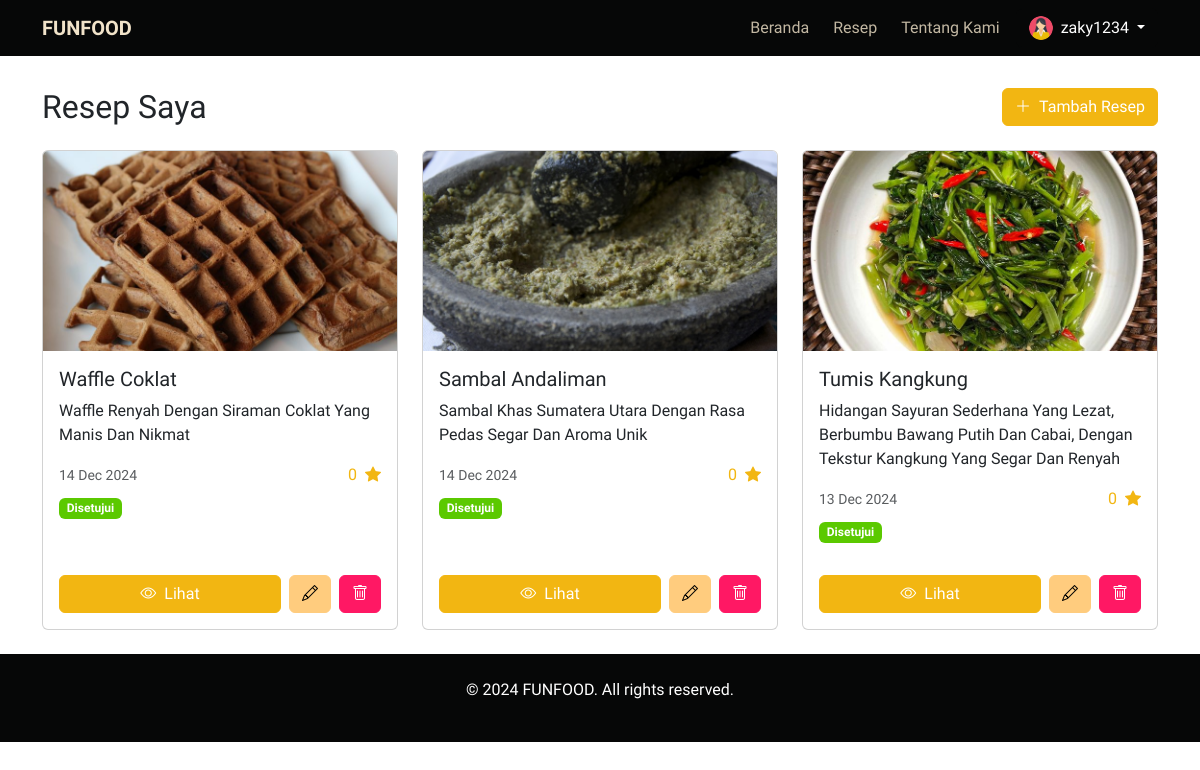
The app's page /recipes/my/ (signed in) with its own data.
### funfood_app/models.py (models this page shows, shortened)
class CustomUser(AbstractUser):
    nickname = models.CharField(max_length=20)
    phone_number = models.CharField(max_length=20, blank=True, null=True)
    profile_image = models.ImageField(upload_to='profile/', blank=True, null=True)

class Recipe(models.Model):
    user = models.ForeignKey(CustomUser, on_delete=models.CASCADE, related_name='recipes')
    title = models.CharField(max_length=100)
    description = models.TextField()
    ingredients = models.TextField(help_text='Separate each ingredient with a newline.')
    steps = models.TextField(help_text='Separate each step with a newline.')
    image = models.ImageField(upload_to='recipe/', blank=True, null=True)
    category = models.ForeignKey('Category', on_delete=models.CASCADE, related_name='recipes')
    is_approved = models.BooleanField(default=False)
    created_at = models.DateTimeField(auto_now_add=True)
    def get_avg_rating(self):
        reviews = self.reviews.all()
        if reviews.exists():
            total_rating = sum(review.rating for review in reviews)
            return round(total_rating / reviews.count(), 2)
        return 0

### funfood_app/views.py (the view)
# urls.py: path('recipes/my/', views.MyRecipesView.as_view(), name='my_recipes'),
class MyRecipesView(LoginRequiredMixin, ListView):
    model = Recipe
    template_name = 'user/my_recipes.html'
    context_object_name = 'recipes'
    def get_queryset(self):
        return Recipe.objects.filter(user=self.request.user).order_by('-created_at')
    def get_context_data(self, **kwargs):
        context = super().get_context_data(**kwargs)
        context['categories'] = Category.objects.all()
        context['form'] = RecipeForm()
        return context

### templates/user/my_recipes.html (shortened to what this page needs)
{% extends '../base.html' %}
{% load static %}
{% block content %}
<div class="container py-4">
  <div class="d-flex justify-content-between align-items-center mb-4">
    <h2 class="mb-0">Resep Saya</h2>
    <button class="btn btn-primary" data-bs-toggle="modal" data-bs-target="#addRecipeModal">
      <i class="bi bi-plus-lg me-2"></i>Tambah Resep
    </button>
  </div>
  {% if recipes %}
  <div class="row g-4">
    {% for recipe in recipes %}
    <div class="col-md-4">
      <div class="card h-100">
        <img src="{{ recipe.image.url }}" class="card-img-top" alt="{{ recipe.title }}" style="height: 200px; object-fit: cover">
        <div class="card-body">
          <h5 class="card-title text-capitalize">{{ recipe.title }}</h5>
          <p class="card-text text-capitalize">{{ recipe.description|truncatewords:20 }}</p>
          <div class="d-flex justify-content-between align-items-center">
            <small class="text-muted">{{ recipe.created_at|date:"d M Y" }}</small>
            <div class="text-primary">
              <span class="me-1">{{ recipe.get_avg_rating }}</span>
              <i class="bi bi-star-fill"></i>
            </div>
          </div>
          <div class="mt-2">
            {% if recipe.is_approved %}
            <span class="badge bg-success">Disetujui</span>
            {% else %}
            <span class="badge bg-warning text-dark">Menunggu Persetujuan</span>
            {% endif %}
          </div>
        </div>
        <div class="card-footer bg-transparent border-0 p-3">
          <div class="d-flex gap-2">
            <a href="{% url 'recipe_detail' recipe.pk %}" class="btn btn-primary flex-grow-1">
              <i class="bi bi-eye me-2"></i>Lihat
            </a>
            <button class="btn btn-warning" data-bs-toggle="modal" data-bs-target="#editRecipeModal{{ recipe.pk }}">
              <i class="bi bi-pencil"></i>
            </button>
            <button type="button" class="btn btn-danger" data-bs-toggle="modal" data-bs-target="#deleteModal{{ recipe.pk }}">
              <i class="bi bi-trash"></i>
            </button>
          </div>
        </div>
      </div>
    </div>
    {% endfor %}
  </div>
  {% endif %}
</div>
{% endblock %}

### templates/components/navbar.html (shortened to what this page needs)
<nav class="fixed-top navbar navbar-expand-lg navbar-dark bg-dark">
  <div class="container">
    <a class="navbar-brand fw-bolder" href="{% url 'home' %}">FUNFOOD</a>
    <div class="collapse navbar-collapse" id="navbarNav">
      <ul class="navbar-nav ms-auto gap-2">
        <li class="nav-item">
          <a class="nav-link {% if request.resolver_match.url_name == 'home' %}active{% endif %}" href="{% url 'home' %}">Beranda</a>
        </li>
        <li class="nav-item">
          <a class="nav-link {% if request.resolver_match.url_name == 'recipes' %}active{% endif %}" href="{% url 'recipes' %}">Resep</a>
        </li>
        <li class="nav-item">
          <a class="nav-link {% if request.resolver_match.url_name == 'about' %}active{% endif %}" href="{% url 'about' %}">Tentang Kami</a>
        </li>
        {% if user.is_authenticated %}
        <div class="btn-group">
          <button type="button" class="btn btn-dark dropdown-toggle" data-bs-toggle="dropdown" aria-expanded="false">
            {% if user.profile_image %}
            <img src="{{ user.profile_image.url }}" class="rounded-circle me-1" width="24" height="24" alt="Profile">
            {% else %}
            <i class="bi bi-person me-1"></i>
            {% endif %}
            {{ user.username }}
          </button>
        </div>
        {% endif %}
      </ul>
    </div>
  </div>
</nav>

### static/css/styles.css (style rules this page uses)
:root { --bs-light-rgb: 241, 227, 201; --bs-dark-rgb: 6, 7, 7; --bs-primary-rgb: 242, 182, 18; --bs-secondary-rgb: 215, 85, 59; --bs-info-rgb: 0, 210, 248; --bs-success-rgb: 91, 201, 0; --bs-warning-rgb: 255, 204, 126; --bs-danger-rgb: 255, 24, 100; }
*, body { font-family: 'Funnel Display', sans-serif; }
.bg-dark { background-color: rgb(var(--bs-dark-rgb)) !important; }
.navbar-dark .navbar-brand { color: rgb(var(--bs-light-rgb)) !important; }
.navbar-dark .nav-link { color: rgba(var(--bs-light-rgb), 0.8) !important; }
.btn-primary { background-color: rgb(var(--bs-primary-rgb)); border-color: rgb(var(--bs-primary-rgb)); }
.btn-dark { background-color: rgb(var(--bs-dark-rgb)); border-color: rgb(var(--bs-dark-rgb)); }
.btn-warning { background-color: rgb(var(--bs-warning-rgb)); border-color: rgb(var(--bs-warning-rgb)); }
.btn-danger { background-color: rgb(var(--bs-danger-rgb)); border-color: rgb(var(--bs-danger-rgb)); }
.bg-success { background-color: rgb(var(--bs-success-rgb)); }

### records on screen
CustomUser: profile_image (picture), username "zaky1234"
Recipe: image (picture), title "Waffle Coklat", description "Waffle Renyah Dengan Siraman Coklat Yang Manis Dan Nikmat", created_at "14 Dec 2024", get_avg_rating "0", is_approved "Disetujui"
Recipe: image (picture), title "Sambal Andaliman", description "Sambal Khas Sumatera Utara Dengan Rasa Pedas Segar Dan Aroma Unik", created_at "14 Dec 2024", get_avg_rating "0", is_approved "Disetujui"
Recipe: image (picture), title "Tumis Kangkung", description "Hidangan Sayuran Sederhana Yang Lezat, Berbumbu Bawang Putih Dan Cabai, Dengan Tekstur Kangkung Yang Segar Dan Renyah", created_at "13 Dec 2024", get_avg_rating "0", is_approved "Disetujui"
